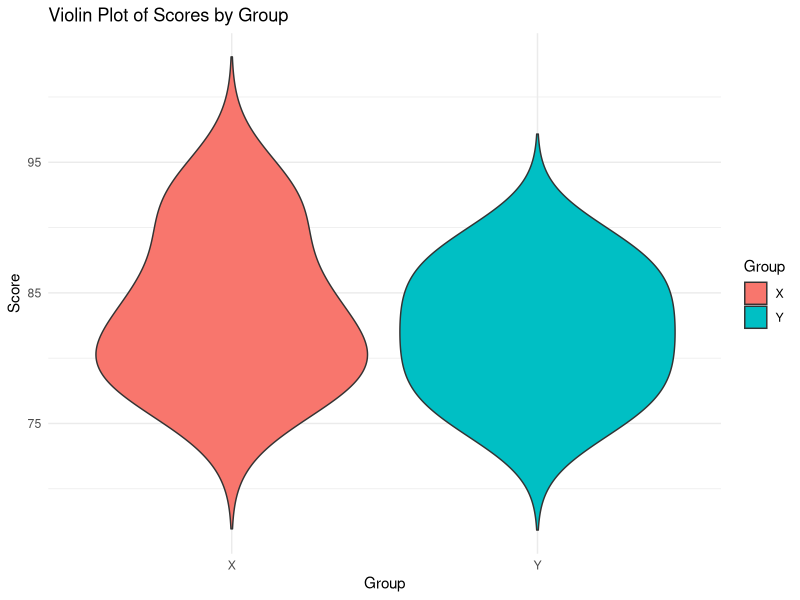

Write the R code that produced this figure.
library(ggplot2)
data <- data.frame(
  Group = c("X", "X", "X", "X", "Y", "Y", "Y", "Y"),
  Score = c(80, 85, 78, 92, 88, 76, 80, 84)
)
ggplot(data, aes(x = Group, y = Score, fill = Group)) +
  geom_violin(trim = FALSE) +
  labs(title = "Violin Plot of Scores by Group", 
       x = "Group", 
       y = "Score") +
  theme_minimal()

